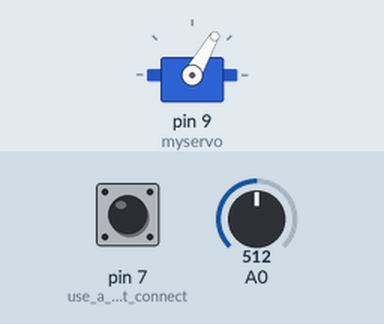
Bench run of a sketch on a simulated Arduino Uno, built with avr-gcc and run on an emulated ATmega328P. On the bench: servo. The inputs (shaded band) are chosen by the test bench; at power-on: pin 7 (use_a_switch_that_connect) HIGH, A0 = 512.

Above: at 1.2 s.
1.3 s: pin 7 (use_a_switch_that_connect) pulled LOW for 3.2 s
At 1.7 s:
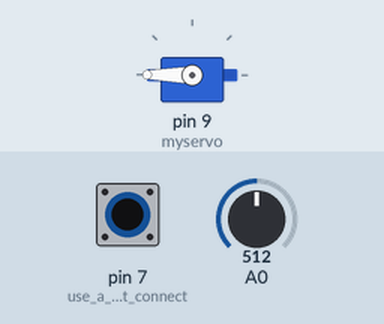
9.0 s: A0 set to 122
Timing chart, 0 to 12.0 s (numbered marks = the images above; inputs shaded):
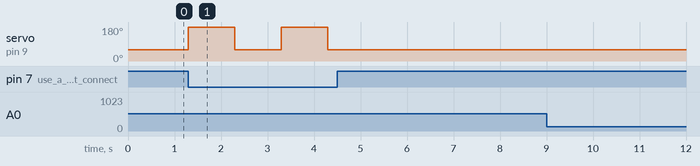

Measured:
- after the input at 1.3 s, servo on pin 9 (myservo): alternates 180° for 1.0 s and 60° for 1.0 s, 4 changes in all, then stays 60°, starting at once
- after the input at 9.0 s, every drawn part: stays the same

The sketch:

verstuiver.ino
```cpp
// WaterVerstuiver aka Squirtalyzer by Pidgey.be

#include <Servo.h>

Servo myservo;  // create servo object to control a servo
                // a maximum of eight servo objects can be created

int pos = 60;    // variable to store the servo position
long interval= 10000; //squirt every 10sec

unsigned long lastSpuit=0;

void setup()
{
  myservo.attach(9);  // attaches the servo on pin 9 to the servo object
  pinMode(7, INPUT_PULLUP); //use a switch that connects pin 7 to ground to activate the squirter
  pinMode(A0, INPUT);

  //beginpositie
  myservo.write(pos);

  //voor debug:
  //Serial.begin(9600);
}


void loop()
{

    if(digitalRead(7)==LOW)
      {
        myservo.write(180);
        delay(1000);
        myservo.write(pos);
        delay(1000); //wait
      }
      else
      {

        interval = map(analogRead(0),0,700,10000,1200000); //potentiometer is connected to 3.3V, so analogread goes max to 700 (ipv 1023).
                                                          // 10000 = 10 seconds min interval
                                                          // 1200000 = 20min max interval
         //Serial.println(analogRead(0));
         //Serial.println(interval);

         if(millis()>(lastSpuit+interval)) spuit();

      }

}

void spuit()
{
        myservo.write(180);
        delay(800);                       // waits 800ms for the servo to reach the position
        myservo.write(pos);
        delay(500);
        lastSpuit = millis();
}
```
